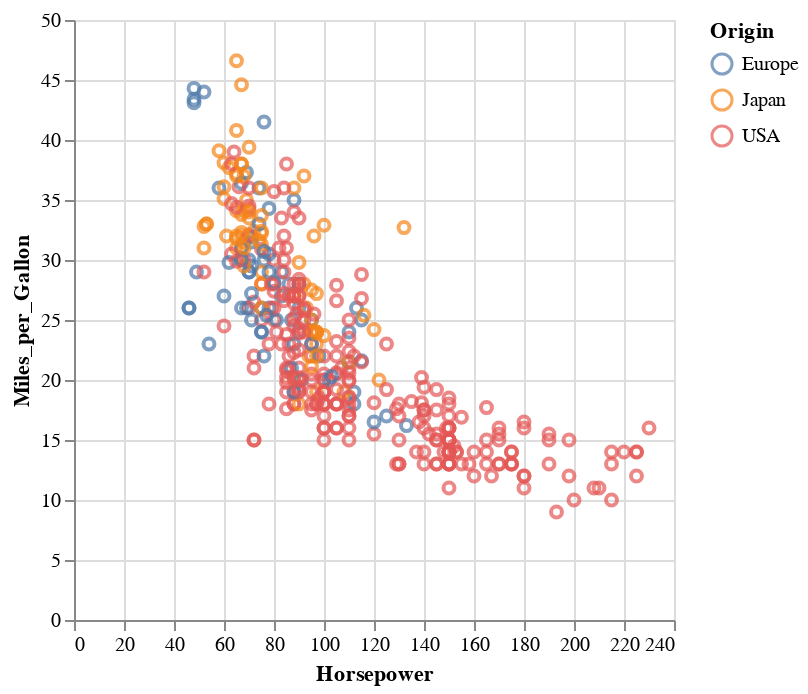

Source (notebook cell):
### Code cell
# Add color to encode a Nominal dimension
alt.Chart(cars).mark_point().encode(
    x='Horsepower', 
    y='Miles_per_Gallon',
    color='Origin:N'
).interactive()

### Figure 1 — Vega-Lite specification as saved in the notebook (floating-point values rounded to 4 significant figures; data arrays with more than 128 entries replaced by an {"elided": "..."} marker saying what was removed)
{"config": {"view": {"continuousWidth": 300, "continuousHeight": 300}}, "data": {"name": "data-f02450ab61490a1363517a0190416235"}, "mark": {"type": "point"}, "encoding": {"color": {"field": "Origin", "type": "nominal"}, "x": {"field": "Horsepower", "type": "quantitative"}, "y": {"field": "Miles_per_Gallon", "type": "quantitative"}}, "params": [{"name": "param_1", "select": {"type": "interval", "encodings": ["x", "y"]}, "bind": "scales"}], "$schema": "https://vega.github.io/schema/vega-lite/v5.15.1.json", "datasets": {"data-f02450ab61490a1363517a0190416235": {"elided": "406 records"}}}
